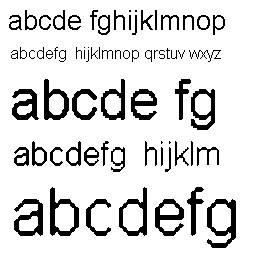
%> input picture ELEN640/textSampler.bmp, 256 x 256 px
$ octave hw5.m   (GNU Octave 9; MATLAB toolbox functions it lacks are replaced by stand-ins)
%> lines starting %> are read from the running program, lines starting %| are printed output that depends on the picture; in (x1, y1, x2, y2) boxes, pixels count from 0 and x2, y2 are one past the last pixel; in counts of white or black regions, pixels touching at a corner belong together; the program's own positions count from 1
%% Problem 3
se1 = ones(3)
se2 = ones(1,12)
se3 = ones(10,1)

A=imread('textSampler.bmp');
%> A is the input picture: size 256x256x3 uint8; 85.8% white; 72 black regions (14 under 20 px), largest, box (x1, y1, x2, y2) and area: (207, 199, 236, 248) 629, (50, 187, 79, 236) 544, (14, 199, 43, 236) 533

figure
imshow(imresize(A,0.9))
title('Original')

disp('For all pictures, Matlab assumes black background. Operations are being performed properly, but a little backwards to normal thought');

g1=imdilate(A,se1);
%> g1: size 256x256x3 uint8; 95.2% white; 99 black regions (60 under 20 px), largest, box (x1, y1, x2, y2) and area: (45, 80, 68, 119) 245, (13, 90, 37, 119) 238, (102, 80, 124, 119) 161
g2=imerode(A,se1);
%> g2: size 256x256x3 uint8; 74.4% white; 44 black regions (4 under 20 px), largest, box (x1, y1, x2, y2) and area: (206, 198, 237, 249) 947, (49, 186, 80, 237) 808, (13, 198, 44, 237) 804
g3=imopen(A,se1);
%> g3: size 256x256x3 uint8; 85.1% white; 50 black regions (4 under 20 px), largest, box (x1, y1, x2, y2) and area: (207, 199, 236, 248) 631, (50, 187, 79, 236) 548, (14, 199, 43, 236) 534
g4=imclose(A,se1);
%> g4: size 256x256x3 uint8; 89.6% white; 51 black regions (26 under 20 px), largest, box (x1, y1, x2, y2) and area: (207, 199, 236, 248) 618, (50, 188, 79, 236) 536, (14, 199, 43, 236) 523

figure;
imshow(imresize(g1,0.9))
title('Part A dilated')

figure;
imshow(imresize(g2,0.9))
title('Part A eroded')

figure
imshow(imresize(g3,0.9))
title('Part A opened')

figure
imshow(imresize(g4,0.9))
title('Part A closed')

g1=imdilate(A,se2);
%> g1: size 256x256x3 uint8; 98.7% white; 44 black regions (29 under 20 px), largest, box (x1, y1, x2, y2) and area: (161, 215, 179, 220) 87, (137, 101, 152, 106) 74, (22, 231, 38, 236) 36
g2=imerode(A,se2);
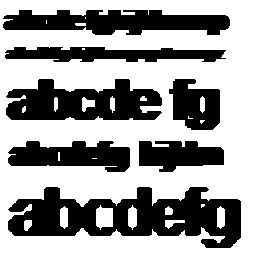
%> g2: size 256x256x3 uint8; 61.6% white; 7 black regions, largest, box (x1, y1, x2, y2) and area: (8, 187, 241, 248) 7889, (6, 79, 162, 120) 4458, (3, 10, 230, 35) 3973
g3=imopen(A,se2);
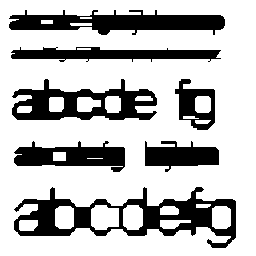
%> g3: size 256x256x3 uint8; 73.5% white; 7 black regions, largest, box (x1, y1, x2, y2) and area: (14, 187, 236, 248) 4699, (9, 10, 225, 35) 3170, (12, 79, 157, 120) 2984
g4=imclose(A,se2);
%> g4: size 256x256x3 uint8; 96.2% white; 44 black regions (8 under 20 px), largest, box (x1, y1, x2, y2) and area: (155, 215, 184, 220) 142, (131, 101, 157, 106) 129, (16, 212, 43, 220) 113

figure;
imshow(imresize(g1,0.9))
title('Part B dilated')

figure;
imshow(imresize(g2,0.9))
title('Part B eroded')

figure
imshow(imresize(g3,0.9))
title('Part B opened')

figure
imshow(imresize(g4,0.9))
title('Part B closed')

g1=imdilate(A,se3);
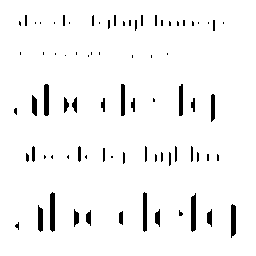
%> g1: size 256x256x3 uint8; 95.9% white; 79 black regions (42 under 20 px), largest, box (x1, y1, x2, y2) and area: (50, 192, 55, 232) 190, (191, 193, 196, 232) 178, (44, 84, 49, 116) 156
g2=imerode(A,se3);
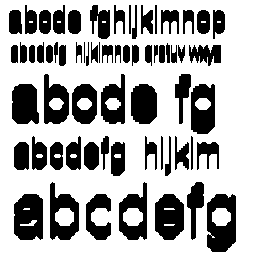
%> g2: size 256x256x3 uint8; 67.3% white; 65 black regions, largest, box (x1, y1, x2, y2) and area: (207, 194, 236, 252) 1242, (14, 194, 43, 240) 1155, (155, 194, 184, 240) 1080
g3=imopen(A,se3);
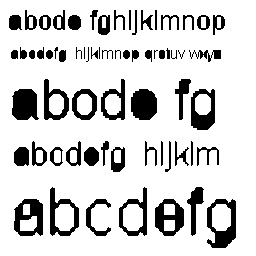
%> g3: size 256x256x3 uint8; 82.3% white; 66 black regions (5 under 20 px), largest, box (x1, y1, x2, y2) and area: (207, 199, 236, 248) 738, (12, 89, 39, 120) 699, (131, 89, 157, 120) 678
g4=imclose(A,se3);
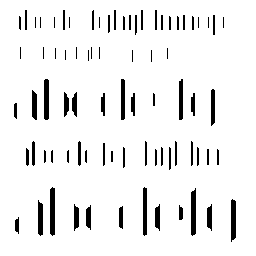
%> g4: size 256x256x3 uint8; 93.2% white; 79 black regions (19 under 20 px), largest, box (x1, y1, x2, y2) and area: (50, 187, 55, 236) 235, (191, 188, 196, 236) 223, (44, 79, 49, 120) 201

figure;
imshow(imresize(g1,0.9))
title('Part C dilated')

figure;
imshow(imresize(g2,0.9))
title('Part C eroded')

figure
imshow(imresize(g3,0.9))
title('Part C opened')

figure
imshow(imresize(g4,0.9))
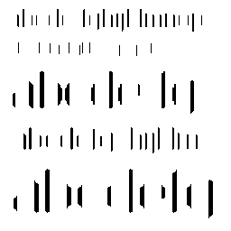
%> displayed picture: size 231x231x3, on the screen's scale of 0 to 255; min 0, max 255, mean 237.5
title('Part C closed')
